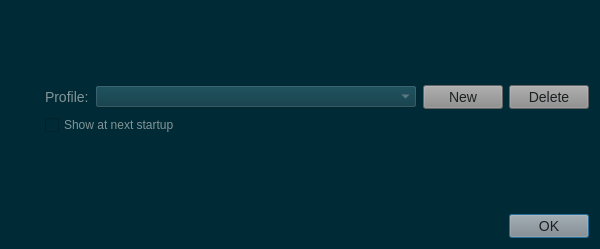
<?xml version="1.0" encoding="UTF-8"?>
<ui version="4.0">
 <class>ProfileSelectDialog</class>
 <widget class="QDialog" name="ProfileSelectDialog">
  <property name="windowModality">
   <enum>Qt::WindowModal</enum>
  </property>
  <property name="geometry">
   <rect>
    <x>0</x>
    <y>0</y>
    <width>600</width>
    <height>249</height>
   </rect>
  </property>
  <property name="maximumSize">
   <size>
    <width>600</width>
    <height>500</height>
   </size>
  </property>
  <property name="windowTitle">
   <string>Profile selection</string>
  </property>
  <property name="styleSheet">
   <string notr="true">QWidget{
	background-color: #002b36;
}
QMenuBar::item{
	background-color: #002b36;
}
QDockWidget::title{
	background: #073642;
	padding-left: 5px;
}
QDockWidget, QMenuBar{
    color: #839496;
    font: bold 14px;
}
QTextEdit, QPlainTextEdit, QLineEdit, QSpinBox, QComboBox {
  background-color: #073642;
  font: 13px;
  color: #839496;
}
QTextEdit#uiConsoleTextEdit {
  background-color: #002b36;
  color: #839496;
  font: 13px;
}
QTabWidget {
	font: 14px;
	border-top: 2px;
}
QTabBar::tab {
    background: #073642;
    color: #839496;
    min-width: 8ex;
    padding: 2px;
	border-top-right-radius: 6px;
	border-top-left-radius: 6px;
}
QTabBar::tab:selected {
    background: #8a8a8a;
	color: #1d2021;
}
QGroupBox {
    color: #808080;
    font: 14px;
    padding: 15px;
    border-style: none;
}
QMainWindow::separator {
	background: #073642;
	width: 1px;
	height: 1px;
}
QComboBox {
	selection-background-color: #d75f00;
	selection-color: #1c1c1c;
}

QToolBar{
	background: #073642;
	border: 0px;
}
QPushButton {
	background-color: #8a8a8a;
    color: #1d2021;
	font: 14px;
}
QToolButton {
	background-color: #8a8a8a;
    color: #1d2021;
	font: 14px;
}
QTreeWidget, QListWidget {
	background-color: #002b36;
	color: #839496;
    alternate-background-color: #073642;
	font: 14px;
}
QTreeWidget#uiTreeWidget {
	background-color: #073642;
	color: #839496;
	font: bold 16px;
}
QTreeWidget::item:selected, QTreeWidget::item:hover, QMenu::item:selected,QToolButton::hover,QPushButton::hover,QTabBar::tab:hover {
	background-color: #d75f00;
	color: #1c1c1c;
}
QMenu {
	background-color: #002b36;
    color: #839496;
}
QLabel {
	color: #839496;
	font: 14px;
}
QLabel#uiTitleLabel {
	color: #839496;
	font: bold 16px;
}

QAbstractScrollArea::corner {
    background: #002b36;
}
QScrollBar::handle:horizontal {
    background: #073642;
    min-width: 20px;
}
QScrollBar::handle:vertical {
    background: #073642;
    min-width: 20px;
}
QScrollBar:vertical {
    width: 6px;
}
QScrollBar:horizontal {
    height: 6px;
}
QScrollBar::up-arrow:vertical, QScrollBar::down-arrow:vertical, QScrollBar::down-arrow:horizontal, QScrollBar::up-arrow:horizontal { 
	border: 0px;
    height: 0px; 
    width: 0px; 
}
         
QScrollBar::add-page:horizontal, QScrollBar::sub-page:horizontal, QScrollBar::add-page:vertical, QScrollBar::sub-page:vertical {
  background: none
}
QStatusBar {
	background-color: #073642;
	color: #839496;
}

QRadioButton, QCheckBox {
  color: #839496;
}
QRadioButton::disabled, QCheckBox::disabled {
  color: gray;
}


</string>
  </property>
  <property name="modal">
   <bool>false</bool>
  </property>
  <layout class="QVBoxLayout" name="verticalLayout_2">
   <item>
    <layout class="QHBoxLayout" name="horizontalLayout_3">
     <item>
      <widget class="QLabel" name="uiLogoLabel">
       <property name="text">
        <string/>
       </property>
       <property name="pixmap">
        <pixmap resource="../../resources/resources.qrc">:/images/gns3_logo.png</pixmap>
       </property>
      </widget>
     </item>
     <item>
      <spacer name="verticalSpacer">
       <property name="orientation">
        <enum>Qt::Vertical</enum>
       </property>
       <property name="sizeHint" stdset="0">
        <size>
         <width>20</width>
         <height>40</height>
        </size>
       </property>
      </spacer>
     </item>
     <item>
      <layout class="QVBoxLayout" name="verticalLayout">
       <item>
        <spacer name="verticalSpacer_2">
         <property name="orientation">
          <enum>Qt::Vertical</enum>
         </property>
         <property name="sizeHint" stdset="0">
          <size>
           <width>20</width>
           <height>40</height>
          </size>
         </property>
        </spacer>
       </item>
       <item>
        <layout class="QHBoxLayout" name="horizontalLayout_2">
         <item>
          <widget class="QLabel" name="uiProfileLabel">
           <property name="text">
            <string>Profile:</string>
           </property>
          </widget>
         </item>
         <item>
          <widget class="QComboBox" name="uiProfileSelectComboBox">
           <property name="sizePolicy">
            <sizepolicy hsizetype="Expanding" vsizetype="Fixed">
             <horstretch>0</horstretch>
             <verstretch>0</verstretch>
            </sizepolicy>
           </property>
          </widget>
         </item>
         <item>
          <widget class="QPushButton" name="uiNewPushButton">
           <property name="text">
            <string>New</string>
           </property>
          </widget>
         </item>
         <item>
          <widget class="QPushButton" name="uiDeletePushButton">
           <property name="text">
            <string>Delete</string>
           </property>
          </widget>
         </item>
        </layout>
       </item>
       <item>
        <widget class="QCheckBox" name="uiShowAtStartupCheckBox">
         <property name="text">
          <string>Show at next startup</string>
         </property>
        </widget>
       </item>
       <item>
        <spacer name="verticalSpacer_3">
         <property name="orientation">
          <enum>Qt::Vertical</enum>
         </property>
         <property name="sizeHint" stdset="0">
          <size>
           <width>20</width>
           <height>40</height>
          </size>
         </property>
        </spacer>
       </item>
      </layout>
     </item>
    </layout>
   </item>
   <item>
    <layout class="QHBoxLayout" name="horizontalLayout">
     <property name="spacing">
      <number>20</number>
     </property>
     <item>
      <spacer name="horizontalSpacer">
       <property name="orientation">
        <enum>Qt::Horizontal</enum>
       </property>
       <property name="sizeHint" stdset="0">
        <size>
         <width>40</width>
         <height>20</height>
        </size>
       </property>
      </spacer>
     </item>
     <item>
      <widget class="QDialogButtonBox" name="uiButtonBox">
       <property name="sizePolicy">
        <sizepolicy hsizetype="Fixed" vsizetype="Fixed">
         <horstretch>0</horstretch>
         <verstretch>0</verstretch>
        </sizepolicy>
       </property>
       <property name="orientation">
        <enum>Qt::Horizontal</enum>
       </property>
       <property name="standardButtons">
        <set>QDialogButtonBox::Ok</set>
       </property>
      </widget>
     </item>
    </layout>
   </item>
  </layout>
 </widget>
 <resources>
  <include location="../../resources/resources.qrc"/>
 </resources>
 <connections>
  <connection>
   <sender>uiButtonBox</sender>
   <signal>accepted()</signal>
   <receiver>ProfileSelectDialog</receiver>
   <slot>accept()</slot>
   <hints>
    <hint type="sourcelabel">
     <x>447</x>
     <y>202</y>
    </hint>
    <hint type="destinationlabel">
     <x>249</x>
     <y>115</y>
    </hint>
   </hints>
  </connection>
 </connections>
</ui>
